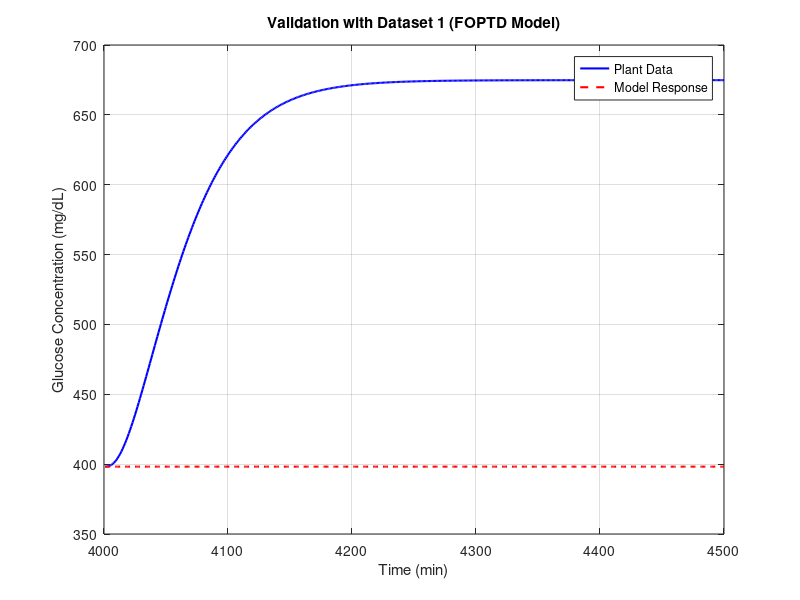

MATLAB code for this plot:
clear all;
clc;

% Define optimal values for process gain, time constant, and time delay
optimal_x(1) = 30;      % Process gain
optimal_x(2) = 355.7685;     % Time constant
optimal_x(3) = 100;     % Time delay

% Display
xo(1) = optimal_x(1);
disp(['Process gain: ', num2str(xo(1))]);
xo(2) = optimal_x(2);
disp(['Time constant: ', num2str(xo(2))]);
xo(3) = optimal_x(3);
disp(['Time delay: ', num2str(xo(3))]);

% Loading the data
load('result_stepchange.mat'); 

% Validation of the process model (with the trained dataset 1)
G_in1 = U(4001:4500);                       % Manipulated input for dataset 1
G_Data1 = G_step_profile(4001:4500);        % Simulated glucose data
t_data1 = Time_profile(4001:4500);          % Time data for dataset 1
G_ss1 = G_Data1(1);                          % Initial steady-state glucose concentration

% Initialize the model response array
G_model_response1 = zeros(length(t_data1), 1);

% Compute the model response using FOPTD for each time step
for i = 1:length(t_data1)
    if (t_data1(i) >= xo(3))  % Check if the time is greater than or equal to the time delay
        % Apply the FOPTD model
        G_model_response1(i) = G_ss1 + xo(1) * (G_in1(i) - G_in1(1)) * (1 - exp(-(t_data1(i) - xo(3)) / xo(2)));
    else
        % Before the time delay, the response is the steady-state value
        G_model_response1(i) = G_ss1; 
    end
end

% Plotting results for dataset 1
figure;
plot(t_data1, G_Data1, 'b', 'LineWidth', 1.5, 'DisplayName', 'Plant Data');
hold on;
plot(t_data1, G_model_response1, 'r--', 'LineWidth', 1.5, 'DisplayName', 'Model Response');
legend('Location', 'best');
title('Validation with Dataset 1 (FOPTD Model)');
xlabel('Time (min)');
ylabel('Glucose Concentration (mg/dL)');
grid on;
